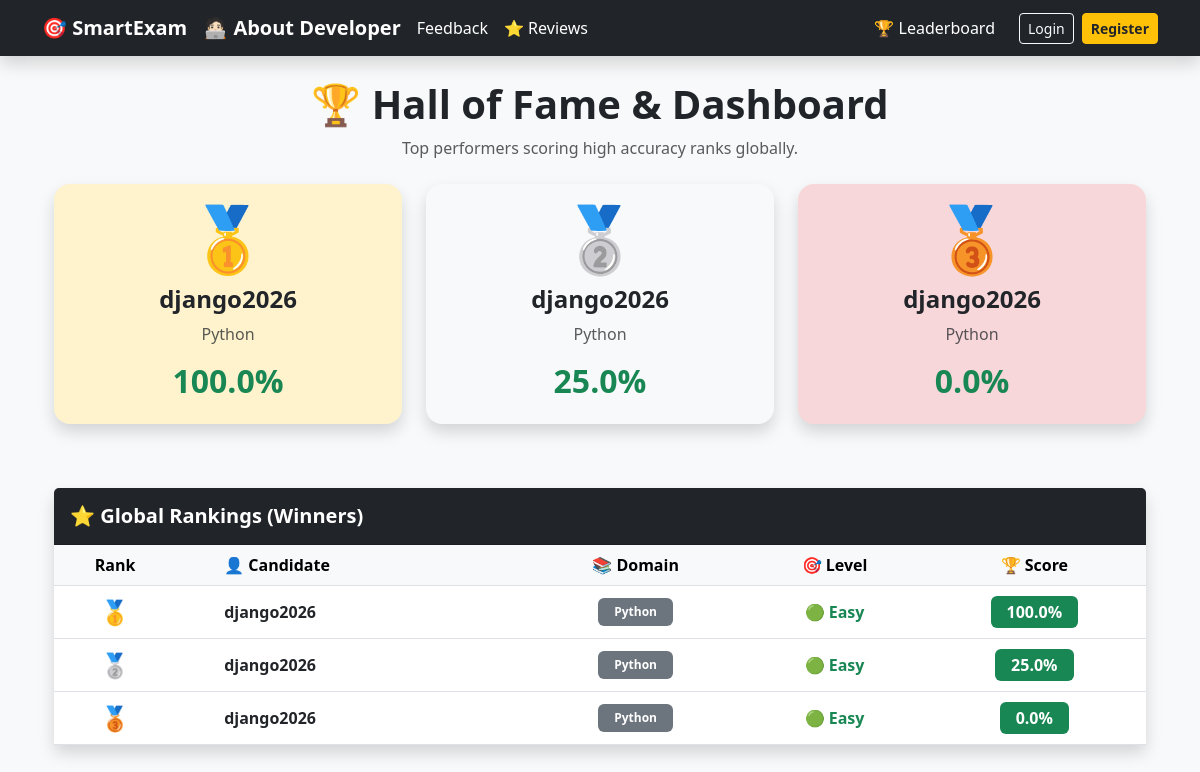
/dashboard/, run on the app's committed database.
### exam/models.py (models this page shows, shortened)
class TestResult(models.Model):
    user = models.ForeignKey(User, on_delete=models.CASCADE)
    category = models.ForeignKey(Category, on_delete=models.CASCADE)
    total_questions = models.IntegerField()
    correct_answers = models.IntegerField()
    percentage = models.FloatField()
    time_taken = models.IntegerField() # Total seconds taken to finish the exam (e.g., 240 seconds)
    difficulty_level = models.CharField(max_length=10)
    date_attempted = models.DateTimeField(auto_now_add=True)

class Category(models.Model):
    name = models.CharField(max_length=100, unique=True)
    description = models.TextField(blank=True, null=True)

### exam/views.py (the view)
# urls.py: path('dashboard/', views.dashboard, name='dashboard'),
def dashboard(request):
    top_performers = TestResult.objects.order_by(
        '-percentage',
        'time_taken'
    )
    return render(request, 'exam/dashboard.html', {
        'top_performers': top_performers,
        'top_three': top_performers[:3],
    })

### exam/templates/exam/dashboard.html (shortened to what this page needs)
{% extends 'exam/base.html' %}
{% load static %}
{% block content %}
<div class="container mt-4">
    <div class="text-center my-4">
        <h1 class="fw-bold text-dark">🏆 Hall of Fame & Dashboard</h1>
        <p class="text-muted">Top performers scoring high accuracy ranks globally.</p>
    </div>
    <div class="row mb-5">
        {% for winner in top_three %}
        <div class="col-md-4 mb-3">
            <div class="card shadow border-0 rounded-4 h-100 text-center
{% if forloop.counter == 1 %}
bg-warning-subtle
{% elif forloop.counter == 2 %}
bg-light
{% else %}
bg-danger-subtle
{% endif %}">
                <div class="card-body">
                    <h1 class="display-3">
                        {% if forloop.counter == 1 %}
                        🥇
                        {% elif forloop.counter == 2 %}
                        🥈
                        {% else %}
                        🥉
                        {% endif %}
                    </h1>
                    <h4 class="fw-bold">
                        {{ winner.user.username }}
                    </h4>
                    <p class="text-muted">
                        {{ winner.category.name }}
                    </p>
                    <h2 class="text-success fw-bold">
                        {{ winner.percentage }}%
                    </h2>
                </div>
            </div>
        </div>
        {% endfor %}
    </div>
    <div class="card shadow border-0 mb-5">
        <div class="card-header bg-dark text-white p-3">
            <h5 class="mb-0 fw-bold">⭐ Global Rankings (Winners)</h5>
        </div>
        <div class="table-responsive">
            <table class="table table-hover align-middle mb-0 text-center">
                <thead class="table-light text-secondary">
                    <tr>
                        <th scope="col">Rank</th>
                        <th scope="col" class="text-start ps-5">👤 Candidate</th>
                        <th scope="col">📚 Domain</th>
                        <th scope="col">🎯 Level</th>
                        <th scope="col">🏆 Score</th>
                    </tr>
                </thead>
                <tbody>
    {% for row in top_performers %}
    <tr>
        <td>
            {% if forloop.counter == 1 %}
                <span class="fs-4">🥇</span>
            {% elif forloop.counter == 2 %}
                <span class="fs-4">🥈</span>
            {% elif forloop.counter == 3 %}
                <span class="fs-4">🥉</span>
            {% else %}
                <span class="fw-bold text-muted">#{{ forloop.counter }}</span>
            {% endif %}
        </td>
        <td class="text-start ps-5 fw-semibold text-dark">
            {{ row.user.username }}
        </td>
        <td>
            <span class="badge bg-secondary px-3 py-2">
                {{ row.category.name }}
            </span>
        </td>
        <td>
            {% if row.difficulty_level == 'Hard' %}
                <span class="text-danger fw-bold">🔴 Hard</span>
            {% elif row.difficulty_level == 'Medium' %}
                <span class="text-warning fw-bold">🟡 Medium</span>
            {% else %}
                <span class="text-success fw-bold">🟢 Easy</span>
            {% endif %}
        </td>
        <td>
            <span class="badge bg-success fs-6 px-3 py-2">
                {{ row.percentage }}%
            </span>
        </td>
    </tr>
    {% empty %}
    <tr>
        <td colspan="5" class="text-center py-4 text-muted">
            No attempts recorded yet.
        </td>
    </tr>
    {% endfor %}
</tbody>
            </table>
        </div>
    </div>
</div>
{% endblock %}

### data on the page
TestResult: user.username "django2026", category.name "Python", percentage "100.0", difficulty_level "🟢 Easy"
TestResult: user.username "django2026", category.name "Python", percentage "25.0", difficulty_level "🟢 Easy"
TestResult: user.username "django2026", category.name "Python", percentage "0.0", difficulty_level "🟢 Easy"
